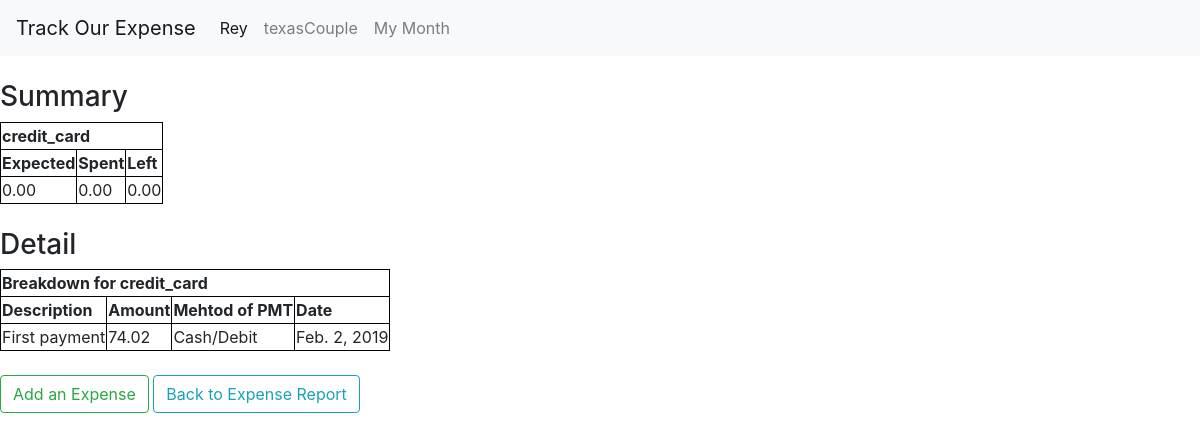
The page /expenses/1/9/detailExpense/ (signed in) on the database its author committed.
### people/models.py (models this page shows, shortened)
class People(models.Model):
    group_couple = models.ForeignKey(Group,on_delete=models.CASCADE)
    person_name= models.CharField(max_length=70)
    username = models.CharField(max_length=70,unique=True)

### groups/models.py (models this page shows, shortened)
class Group(models.Model):
    group_name = models.CharField(max_length=200,unique=True)
    group_location = models.CharField(max_length=200, default= "Mississauga")

### categories/models.py (models this page shows, shortened)
class Category(models.Model):
    category_person = models.ForeignKey(People, on_delete=models.CASCADE)
    category_name = models.CharField(max_length=200)
    category_expected = models.DecimalField(max_digits=8,decimal_places=2)
    category_spent = models.DecimalField(max_digits=8,decimal_places=2,default=0)
    category_date = models.DateField(default=datetime.datetime.now)

### expenses/models.py (models this page shows, shortened)
class Expense(models.Model):
    expense_category = models.ForeignKey(Category, on_delete=models.CASCADE)
    expense_amount = models.DecimalField(max_digits=8,decimal_places=2)
    expense_description = models.CharField(max_length=200)
    expense_date = models.DateField(default=datetime.datetime.now)
    credit_card = "Credit"
    debit_card = "Cash/Debit"
    pmtChoices = (
        (credit_card , "Credit"),(debit_card,"Cash/Debit" )
    )
    method_of_payment = models.CharField(
        choices = pmtChoices,
        default = debit_card,
        max_length = 11
    )

### expenses/views.py (the view)
# urls.py: path("<int:person_id>/<int:category_id>/detailExpense/",views.category_expense_list, name='category_expense_list'),
def category_expense_list(request,person_id,category_id):
    if request.user.is_authenticated:
        person = get_object_or_404(People, id=person_id)
        category = get_object_or_404(Category, id=category_id)
        if len(category.expense_set.all())>0:
            expenses = get_list_or_404(Expense,expense_category=category )
        else:
            expenses = []
        current_user = current_user = get_object_or_404(People, username=request.user)
        context = {
            'person':person,
            'category':category,
            'expenses':expenses,
            'month':category.category_date.month,
            'year':category.category_date.year,
            'current_user':current_user
        }
        today = datetime.datetime.today()
        context["this_month"] = today.month
        context["this_year"] = today.year
        return render(request,"expenses/category_expense_detail.html" ,context)
    else:
        context= {}
        return render(request,'bases/landing_request_login.html',context)

### categories/templatetags/categories_extras.py (called while the page is built)
def subtract(value,arg):
    return value - arg

### expenses/templates/expenses/category_expense_detail.html
{% extends 'bases/header.html' %}
{% block content %}
{% load categories_extras %}
<br>
<h3>Summary</h3>
<table>
    <thead>
        <tr>
            <th colspan="3" >{{category.category_name}}</th>
        </tr>
        <tr>
            <th>Expected</th>
            <th>Spent</th>
            <th>Left</th>
        </tr>
    </thead>
    <tbody>
        <tr>
            <td>{{category.category_expected}}</td>
            <td>{{category.category_spent}}</td>
            <td>{{category.category_expected|subtract:category.category_spent}}</td>
        </tr>
    </tbody>
</table>
<br>
<h3>Detail</h3>
{% if expenses|length > 0 %}
    <table>
        <thead>
            <tr>
                <th colspan="4" >Breakdown for {{category.category_name}}</th>
            </tr>
            <tr>
                <th>Description</th>
                <th>Amount</th>
                <th>Mehtod of PMT</th>
                <th>Date</th>
            </tr>
        </thead>
        <tbody>
            {% for expense in expenses %}
            <tr>
                <td>{{expense.expense_description}}</td>
                <td>{{expense.expense_amount}}</td>
                <td>{{expense.method_of_payment}}</td>
                <td>{{expense.expense_date}}</td>
            </tr>
            {% endfor %}
        </tbody>
    </table>
{% else %}
    <p>No expenses recorded yet for {{category.category_name}} this month</p>
{% endif %}
<br>
<a href="{% url 'expenses:add_expense' person_id=person.id category_id=category.id %}"><button type='button' class='btn btn-outline-success' >Add an Expense</button></a> <a href="{% url 'categories:person_category_index' person_id=person.id month=month year=year %}" ><button type='button' class='btn btn-outline-info' >Back to Expense Report</button></a>
<br><br><br>
{% endblock %}

### bases/templates/bases/header.html (shortened to what this page needs)
<!DOCTYPE HTML>
<html lang = "en">
<head>
    {% load staticfiles %}
    <link rel='stylesheet' href="{% static 'bases/css/bootstrap.min.css' %}" type ='text/css'/ >
</head>
<body>
<nav class="navbar navbar-expand-sm navbar-light bg-light">
  <a class="navbar-brand" href="{% url 'bases:landing' %}"> Track Our Expense</a>
  <div class="collapse navbar-collapse" id="navbarNav">
    <ul class="navbar-nav">
      <li class="nav-item active">
        <a class="nav-link" href="{% url 'categories:person_category_index_summary' current_user.id this_month this_year %}">{{current_user.person_name}}<span class="sr-only">(current)</span></a>
      </li>
      <li class="nav-item">
        <a class="nav-link" href="{% url 'categories:team_category_index' current_user.group_couple.id this_month this_year %}">{{current_user.group_couple.group_name}}</a>
      </li>
      <li class="nav-item">
        <a class="nav-link" href="{% url 'categories:person_category_index' current_user.id this_month this_year  %}">My Month</a>
      </li>
    </ul>
  </div>
</nav>
    {% block content %}
    {% endblock %}
</body>
</html>

### bases/templates/bases/header.html (style rules this page uses)
table, th, td { border: 1px solid black; }

### rows shown on the page
People: person_name "Rey", group_couple.group_name "texasCouple"
Category: category_name "credit_card", category_expected "0.00", category_spent "0.00", category_expected|subtract "0.00"
Expense: expense_description "First payment", expense_amount "74.02", method_of_payment "Cash/Debit", expense_date "Feb. 2, 2019"
